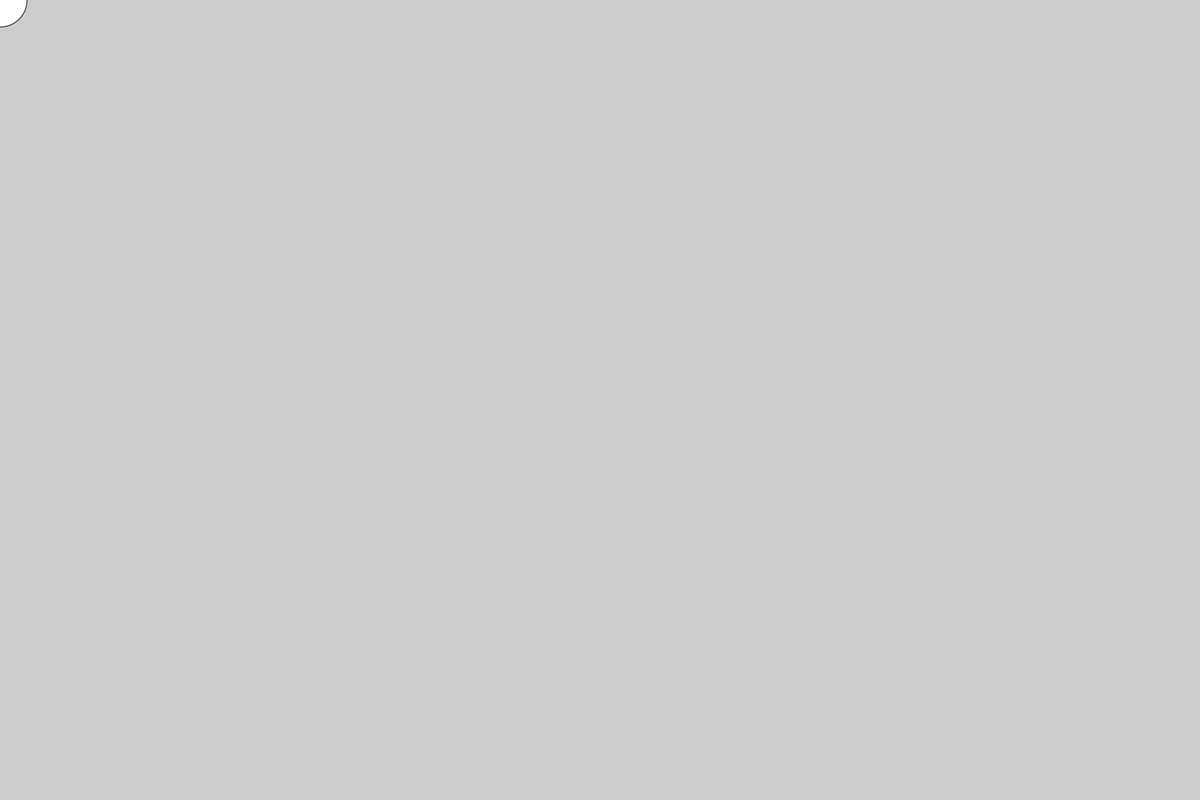
Frame 1 (no input)
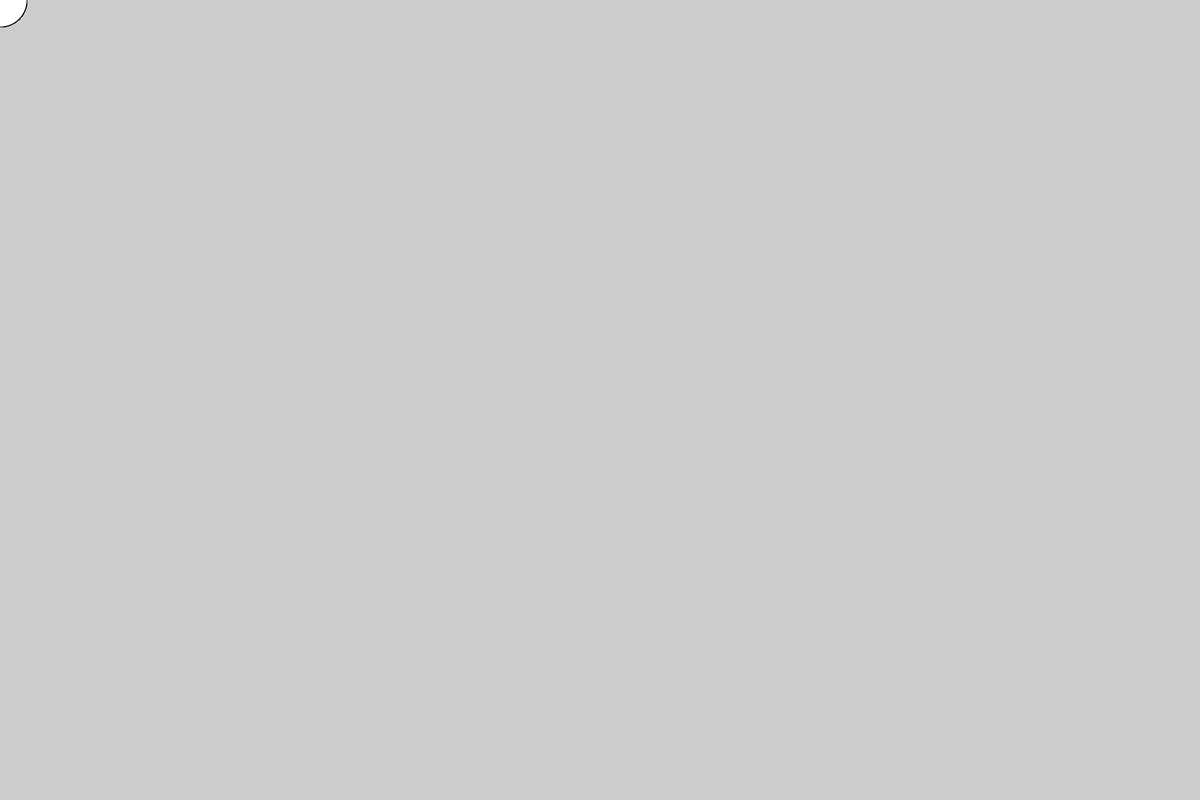
Frame 60 (the mouse pressed at the canvas centre just before this capture)
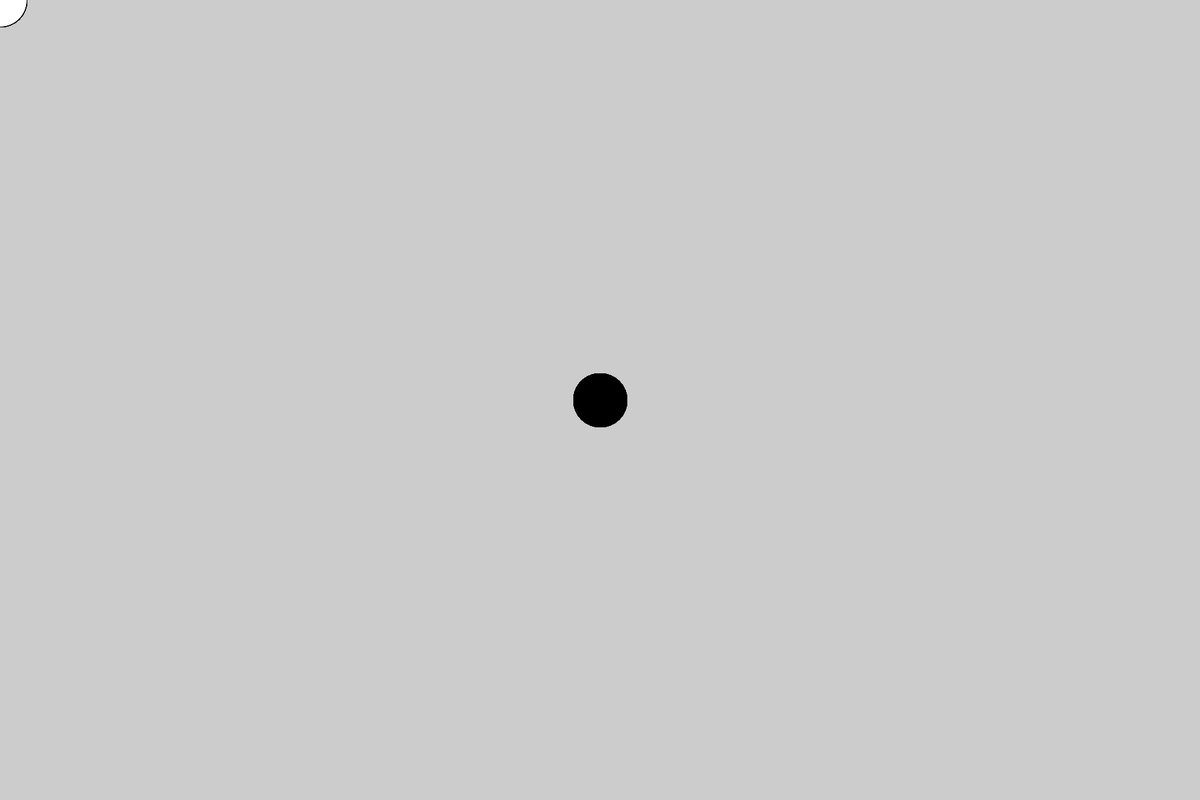
Frame 120 (the mouse held since frame 60 and released just before this capture)

The Processing sketch that drew these frames (run headless with seeded random() and noise(); from frame 60 on, the mouse is pressed at the canvas centre):

// Processing sketch: first_try
// ── first_try.pde
void setup() {
  size(1800, 1200);
}

void draw() {
  if (mousePressed) {
    fill(0);
  } else {
    fill(255);
  }
  ellipse(mouseX, mouseY, 80, 80);
}
